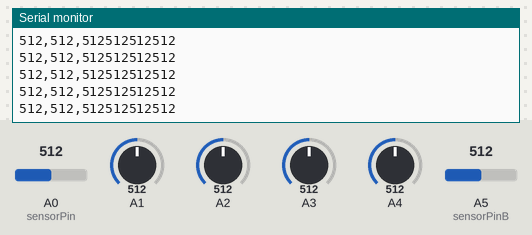
Bench run of a sketch on a simulated Arduino Uno, built with avr-gcc and run on an emulated ATmega328P. Parts: the last lines printed to the serial monitor. Inputs (shaded band) come from the test bench; at power-on: A0 (sensorPin) = 512, A1 = 512, A2 = 512, A3 = 512, A4 = 512, A5 (sensorPinB) = 512. Storage starts empty.

Above: at 1.2 s.
1.3 s: A0 (sensorPin) set to 110
At 1.8 s:
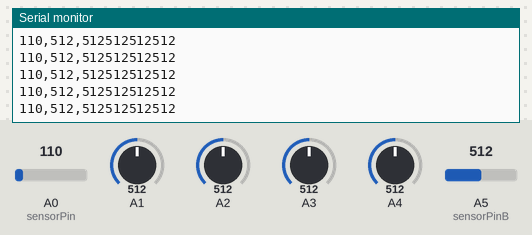
4.3 s: A0 (sensorPin) set to 90
At 5.0 s:
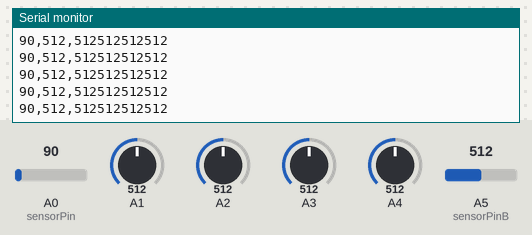
Timing chart, 0 to 7.3 s (numbered marks = the images above; inputs shaded):
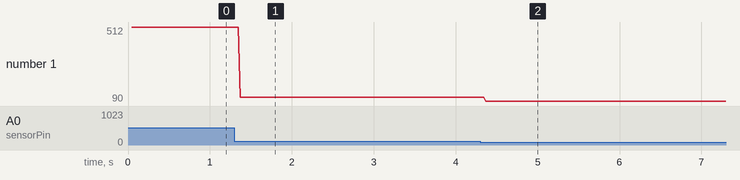

The sketch:

save_sensor_reading_to_sd_card_sep20_2016_v1.ino
```cpp
int sensorPin = A0; // select the input pin
int sensorValue = 0; // variable to store the value coming from the sensor

int sensorPinB = A5; // select the input pin
int sensorValueB = 0; // variable to store the value coming from the sensor

#include <SPI.h>
#include <SD.h>

const int chipSelect = 10;

void setup() {
  // Open serial communications and wait for port to open:
  Serial.begin(9600);
  while (!Serial) {
    ; // wait for serial port to connect. Needed for native USB port only
  }


  Serial.print("Initializing SD card...");

  // see if the card is present and can be initialized:
  if (!SD.begin(chipSelect)) {
    Serial.println("Card failed, or not present");
    // don't do anything more:
    return;
  }
  Serial.println("card initialized.");
}

void loop() {
  // make a string for assembling the data to log:
  String dataString = "";

  // read three sensors and append to the string:
  for (int analogPin = 0; analogPin < 6; analogPin++) {
    int sensor = analogRead(analogPin);
    dataString += String(sensor);
    if (analogPin < 2) {
      dataString += ",";
    }
  }

  // open the file. note that only one file can be open at a time,
  // so you have to close this one before opening another.
  File dataFile = SD.open("datalog.txt", FILE_WRITE);

  // if the file is available, write to it:
  if (dataFile) {
    dataFile.println(dataString);
    dataFile.close();
    // print to the serial port too:
    Serial.println(dataString);
  }
  // if the file isn't open, pop up an error:
  else {
    Serial.println("error opening datalog.txt");
  }
}

//void loop ()
//{
//  sensorValue = analogRead(sensorPin);
//
//  Serial.println();
//  Serial.print(millis()); // print the time in milliseconds since the program started
//  Serial.print(',');
//
//  if (sensorValue < 480){
//    Serial.print("Up");
//  }
//  else if (sensorValue > 510){
//    Serial.print("Down");
//  }
//  else{
//    Serial.print("flat");
//  }
//
//  //Print out the Joy Stick Reading
//  //delay(500);
//  //Serial.println(sensorValue);
//
//  Serial.print(',');
//  sensorValueB = analogRead(sensorPinB);
//
//  if (sensorValueB < 500){
//    Serial.print("Left");
//  }
//  else if (sensorValueB > 540){
//    Serial.print("Right");
//  }
//  else{
//    Serial.print("middle");
//  }
//
//  //Print out the Joy Stick Reading
//  //delay(500);
//  //Serial.println(sensorValueB);
//
//  delay(500);
//}
```

Measured:
- after the input at 1.3 s, the serial monitor: prints a new line after 0.07 s (image 1)
- after the input at 4.3 s, the serial monitor: prints a new line after 0.07 s (image 2)
- plotted number 1: 512 → 110 after the input at 1.3 s, 110 → 90 after the input at 4.3 s
